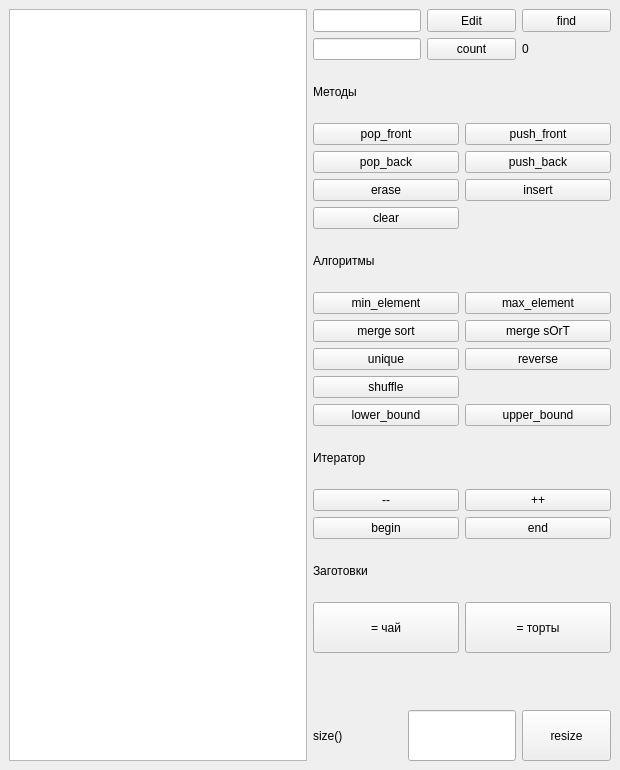
<?xml version="1.0" encoding="UTF-8"?>
<ui version="4.0">
 <class>MainWindow</class>
 <widget class="QMainWindow" name="MainWindow">
  <property name="geometry">
   <rect>
    <x>0</x>
    <y>0</y>
    <width>620</width>
    <height>770</height>
   </rect>
  </property>
  <property name="sizePolicy">
   <sizepolicy hsizetype="Expanding" vsizetype="Expanding">
    <horstretch>0</horstretch>
    <verstretch>0</verstretch>
   </sizepolicy>
  </property>
  <property name="windowTitle">
   <string>std::vector demo</string>
  </property>
  <property name="layoutDirection">
   <enum>Qt::LeftToRight</enum>
  </property>
  <property name="autoFillBackground">
   <bool>false</bool>
  </property>
  <widget class="QWidget" name="centralwidget">
   <property name="sizePolicy">
    <sizepolicy hsizetype="Expanding" vsizetype="Expanding">
     <horstretch>0</horstretch>
     <verstretch>0</verstretch>
    </sizepolicy>
   </property>
   <layout class="QGridLayout" name="gridLayout_6">
    <item row="0" column="0">
     <widget class="QListWidget" name="list_widget">
      <property name="sizePolicy">
       <sizepolicy hsizetype="Expanding" vsizetype="Expanding">
        <horstretch>0</horstretch>
        <verstretch>0</verstretch>
       </sizepolicy>
      </property>
      <property name="layoutDirection">
       <enum>Qt::LeftToRight</enum>
      </property>
      <property name="autoFillBackground">
       <bool>false</bool>
      </property>
     </widget>
    </item>
    <item row="0" column="1">
     <layout class="QGridLayout" name="gridLayout_5">
      <item row="0" column="0">
       <layout class="QGridLayout" name="gridLayout_4">
        <item row="0" column="0">
         <widget class="QLineEdit" name="txt_elem_content">
          <property name="sizePolicy">
           <sizepolicy hsizetype="Expanding" vsizetype="Expanding">
            <horstretch>0</horstretch>
            <verstretch>0</verstretch>
           </sizepolicy>
          </property>
          <property name="layoutDirection">
           <enum>Qt::LeftToRight</enum>
          </property>
          <property name="autoFillBackground">
           <bool>false</bool>
          </property>
         </widget>
        </item>
        <item row="0" column="1">
         <widget class="QPushButton" name="edit">
          <property name="sizePolicy">
           <sizepolicy hsizetype="Expanding" vsizetype="Expanding">
            <horstretch>0</horstretch>
            <verstretch>0</verstretch>
           </sizepolicy>
          </property>
          <property name="layoutDirection">
           <enum>Qt::LeftToRight</enum>
          </property>
          <property name="autoFillBackground">
           <bool>false</bool>
          </property>
          <property name="text">
           <string>Edit</string>
          </property>
         </widget>
        </item>
        <item row="0" column="2">
         <widget class="QPushButton" name="find">
          <property name="sizePolicy">
           <sizepolicy hsizetype="Expanding" vsizetype="Expanding">
            <horstretch>0</horstretch>
            <verstretch>0</verstretch>
           </sizepolicy>
          </property>
          <property name="layoutDirection">
           <enum>Qt::LeftToRight</enum>
          </property>
          <property name="autoFillBackground">
           <bool>false</bool>
          </property>
          <property name="text">
           <string>find</string>
          </property>
         </widget>
        </item>
        <item row="1" column="0">
         <widget class="QLineEdit" name="le_count">
          <property name="sizePolicy">
           <sizepolicy hsizetype="Expanding" vsizetype="Expanding">
            <horstretch>0</horstretch>
            <verstretch>0</verstretch>
           </sizepolicy>
          </property>
          <property name="layoutDirection">
           <enum>Qt::LeftToRight</enum>
          </property>
          <property name="autoFillBackground">
           <bool>false</bool>
          </property>
         </widget>
        </item>
        <item row="1" column="1">
         <widget class="QPushButton" name="count">
          <property name="sizePolicy">
           <sizepolicy hsizetype="Expanding" vsizetype="Expanding">
            <horstretch>0</horstretch>
            <verstretch>0</verstretch>
           </sizepolicy>
          </property>
          <property name="layoutDirection">
           <enum>Qt::LeftToRight</enum>
          </property>
          <property name="autoFillBackground">
           <bool>false</bool>
          </property>
          <property name="text">
           <string>count</string>
          </property>
         </widget>
        </item>
        <item row="1" column="2">
         <widget class="QLabel" name="lbl_count">
          <property name="sizePolicy">
           <sizepolicy hsizetype="Expanding" vsizetype="Expanding">
            <horstretch>0</horstretch>
            <verstretch>0</verstretch>
           </sizepolicy>
          </property>
          <property name="layoutDirection">
           <enum>Qt::LeftToRight</enum>
          </property>
          <property name="autoFillBackground">
           <bool>false</bool>
          </property>
          <property name="text">
           <string>0</string>
          </property>
         </widget>
        </item>
       </layout>
      </item>
      <item row="1" column="0">
       <widget class="QLabel" name="label">
        <property name="sizePolicy">
         <sizepolicy hsizetype="Expanding" vsizetype="Expanding">
          <horstretch>0</horstretch>
          <verstretch>0</verstretch>
         </sizepolicy>
        </property>
        <property name="layoutDirection">
         <enum>Qt::LeftToRight</enum>
        </property>
        <property name="autoFillBackground">
         <bool>false</bool>
        </property>
        <property name="text">
         <string>Методы</string>
        </property>
       </widget>
      </item>
      <item row="2" column="0">
       <layout class="QGridLayout" name="gridLayout_3">
        <item row="0" column="0">
         <widget class="QPushButton" name="pop_front">
          <property name="sizePolicy">
           <sizepolicy hsizetype="Expanding" vsizetype="Expanding">
            <horstretch>0</horstretch>
            <verstretch>0</verstretch>
           </sizepolicy>
          </property>
          <property name="layoutDirection">
           <enum>Qt::LeftToRight</enum>
          </property>
          <property name="autoFillBackground">
           <bool>false</bool>
          </property>
          <property name="text">
           <string>pop_front</string>
          </property>
         </widget>
        </item>
        <item row="0" column="1">
         <widget class="QPushButton" name="push_front">
          <property name="sizePolicy">
           <sizepolicy hsizetype="Expanding" vsizetype="Expanding">
            <horstretch>0</horstretch>
            <verstretch>0</verstretch>
           </sizepolicy>
          </property>
          <property name="layoutDirection">
           <enum>Qt::LeftToRight</enum>
          </property>
          <property name="autoFillBackground">
           <bool>false</bool>
          </property>
          <property name="text">
           <string>push_front</string>
          </property>
         </widget>
        </item>
        <item row="1" column="0">
         <widget class="QPushButton" name="pop_back">
          <property name="sizePolicy">
           <sizepolicy hsizetype="Expanding" vsizetype="Expanding">
            <horstretch>0</horstretch>
            <verstretch>0</verstretch>
           </sizepolicy>
          </property>
          <property name="layoutDirection">
           <enum>Qt::LeftToRight</enum>
          </property>
          <property name="autoFillBackground">
           <bool>false</bool>
          </property>
          <property name="text">
           <string>pop_back</string>
          </property>
         </widget>
        </item>
        <item row="1" column="1">
         <widget class="QPushButton" name="push_back">
          <property name="sizePolicy">
           <sizepolicy hsizetype="Expanding" vsizetype="Expanding">
            <horstretch>0</horstretch>
            <verstretch>0</verstretch>
           </sizepolicy>
          </property>
          <property name="layoutDirection">
           <enum>Qt::LeftToRight</enum>
          </property>
          <property name="autoFillBackground">
           <bool>false</bool>
          </property>
          <property name="text">
           <string>push_back</string>
          </property>
         </widget>
        </item>
        <item row="2" column="0">
         <widget class="QPushButton" name="erase">
          <property name="sizePolicy">
           <sizepolicy hsizetype="Expanding" vsizetype="Expanding">
            <horstretch>0</horstretch>
            <verstretch>0</verstretch>
           </sizepolicy>
          </property>
          <property name="layoutDirection">
           <enum>Qt::LeftToRight</enum>
          </property>
          <property name="autoFillBackground">
           <bool>false</bool>
          </property>
          <property name="text">
           <string>erase</string>
          </property>
         </widget>
        </item>
        <item row="2" column="1">
         <widget class="QPushButton" name="insert">
          <property name="sizePolicy">
           <sizepolicy hsizetype="Expanding" vsizetype="Expanding">
            <horstretch>0</horstretch>
            <verstretch>0</verstretch>
           </sizepolicy>
          </property>
          <property name="layoutDirection">
           <enum>Qt::LeftToRight</enum>
          </property>
          <property name="autoFillBackground">
           <bool>false</bool>
          </property>
          <property name="text">
           <string>insert</string>
          </property>
         </widget>
        </item>
        <item row="3" column="0">
         <widget class="QPushButton" name="clear">
          <property name="sizePolicy">
           <sizepolicy hsizetype="Expanding" vsizetype="Expanding">
            <horstretch>0</horstretch>
            <verstretch>0</verstretch>
           </sizepolicy>
          </property>
          <property name="layoutDirection">
           <enum>Qt::LeftToRight</enum>
          </property>
          <property name="autoFillBackground">
           <bool>false</bool>
          </property>
          <property name="text">
           <string>clear</string>
          </property>
         </widget>
        </item>
       </layout>
      </item>
      <item row="3" column="0">
       <widget class="QLabel" name="label_6">
        <property name="sizePolicy">
         <sizepolicy hsizetype="Expanding" vsizetype="Expanding">
          <horstretch>0</horstretch>
          <verstretch>0</verstretch>
         </sizepolicy>
        </property>
        <property name="layoutDirection">
         <enum>Qt::LeftToRight</enum>
        </property>
        <property name="autoFillBackground">
         <bool>false</bool>
        </property>
        <property name="text">
         <string>Алгоритмы</string>
        </property>
       </widget>
      </item>
      <item row="4" column="0">
       <layout class="QGridLayout" name="gridLayout_2">
        <item row="0" column="0">
         <widget class="QPushButton" name="min_element">
          <property name="sizePolicy">
           <sizepolicy hsizetype="Expanding" vsizetype="Expanding">
            <horstretch>0</horstretch>
            <verstretch>0</verstretch>
           </sizepolicy>
          </property>
          <property name="layoutDirection">
           <enum>Qt::LeftToRight</enum>
          </property>
          <property name="autoFillBackground">
           <bool>false</bool>
          </property>
          <property name="text">
           <string>min_element</string>
          </property>
         </widget>
        </item>
        <item row="0" column="1">
         <widget class="QPushButton" name="max_element">
          <property name="sizePolicy">
           <sizepolicy hsizetype="Expanding" vsizetype="Expanding">
            <horstretch>0</horstretch>
            <verstretch>0</verstretch>
           </sizepolicy>
          </property>
          <property name="layoutDirection">
           <enum>Qt::LeftToRight</enum>
          </property>
          <property name="autoFillBackground">
           <bool>false</bool>
          </property>
          <property name="text">
           <string>max_element</string>
          </property>
         </widget>
        </item>
        <item row="1" column="0">
         <widget class="QPushButton" name="sort">
          <property name="sizePolicy">
           <sizepolicy hsizetype="Expanding" vsizetype="Expanding">
            <horstretch>0</horstretch>
            <verstretch>0</verstretch>
           </sizepolicy>
          </property>
          <property name="layoutDirection">
           <enum>Qt::LeftToRight</enum>
          </property>
          <property name="autoFillBackground">
           <bool>false</bool>
          </property>
          <property name="text">
           <string>merge sort</string>
          </property>
         </widget>
        </item>
        <item row="1" column="1">
         <widget class="QPushButton" name="sOrT">
          <property name="sizePolicy">
           <sizepolicy hsizetype="Expanding" vsizetype="Expanding">
            <horstretch>0</horstretch>
            <verstretch>0</verstretch>
           </sizepolicy>
          </property>
          <property name="layoutDirection">
           <enum>Qt::LeftToRight</enum>
          </property>
          <property name="autoFillBackground">
           <bool>false</bool>
          </property>
          <property name="text">
           <string>merge sOrT</string>
          </property>
         </widget>
        </item>
        <item row="2" column="0">
         <widget class="QPushButton" name="unique">
          <property name="sizePolicy">
           <sizepolicy hsizetype="Expanding" vsizetype="Expanding">
            <horstretch>0</horstretch>
            <verstretch>0</verstretch>
           </sizepolicy>
          </property>
          <property name="layoutDirection">
           <enum>Qt::LeftToRight</enum>
          </property>
          <property name="autoFillBackground">
           <bool>false</bool>
          </property>
          <property name="text">
           <string>unique</string>
          </property>
         </widget>
        </item>
        <item row="2" column="1">
         <widget class="QPushButton" name="reverse">
          <property name="sizePolicy">
           <sizepolicy hsizetype="Expanding" vsizetype="Expanding">
            <horstretch>0</horstretch>
            <verstretch>0</verstretch>
           </sizepolicy>
          </property>
          <property name="layoutDirection">
           <enum>Qt::LeftToRight</enum>
          </property>
          <property name="autoFillBackground">
           <bool>false</bool>
          </property>
          <property name="text">
           <string>reverse</string>
          </property>
         </widget>
        </item>
        <item row="3" column="0">
         <widget class="QPushButton" name="shuffle">
          <property name="sizePolicy">
           <sizepolicy hsizetype="Expanding" vsizetype="Expanding">
            <horstretch>0</horstretch>
            <verstretch>0</verstretch>
           </sizepolicy>
          </property>
          <property name="layoutDirection">
           <enum>Qt::LeftToRight</enum>
          </property>
          <property name="autoFillBackground">
           <bool>false</bool>
          </property>
          <property name="text">
           <string>shuffle</string>
          </property>
         </widget>
        </item>
        <item row="4" column="0">
         <widget class="QPushButton" name="lower_bound">
          <property name="sizePolicy">
           <sizepolicy hsizetype="Expanding" vsizetype="Expanding">
            <horstretch>0</horstretch>
            <verstretch>0</verstretch>
           </sizepolicy>
          </property>
          <property name="layoutDirection">
           <enum>Qt::LeftToRight</enum>
          </property>
          <property name="autoFillBackground">
           <bool>false</bool>
          </property>
          <property name="text">
           <string>lower_bound</string>
          </property>
         </widget>
        </item>
        <item row="4" column="1">
         <widget class="QPushButton" name="upper_bound">
          <property name="sizePolicy">
           <sizepolicy hsizetype="Expanding" vsizetype="Expanding">
            <horstretch>0</horstretch>
            <verstretch>0</verstretch>
           </sizepolicy>
          </property>
          <property name="layoutDirection">
           <enum>Qt::LeftToRight</enum>
          </property>
          <property name="autoFillBackground">
           <bool>false</bool>
          </property>
          <property name="text">
           <string>upper_bound</string>
          </property>
         </widget>
        </item>
       </layout>
      </item>
      <item row="5" column="0">
       <widget class="QLabel" name="label_4">
        <property name="sizePolicy">
         <sizepolicy hsizetype="Expanding" vsizetype="Expanding">
          <horstretch>0</horstretch>
          <verstretch>0</verstretch>
         </sizepolicy>
        </property>
        <property name="layoutDirection">
         <enum>Qt::LeftToRight</enum>
        </property>
        <property name="autoFillBackground">
         <bool>false</bool>
        </property>
        <property name="text">
         <string>Итератор</string>
        </property>
       </widget>
      </item>
      <item row="6" column="0">
       <layout class="QGridLayout" name="gridLayout">
        <item row="0" column="0">
         <widget class="QPushButton" name="btn_minus">
          <property name="sizePolicy">
           <sizepolicy hsizetype="Expanding" vsizetype="Expanding">
            <horstretch>0</horstretch>
            <verstretch>0</verstretch>
           </sizepolicy>
          </property>
          <property name="layoutDirection">
           <enum>Qt::LeftToRight</enum>
          </property>
          <property name="autoFillBackground">
           <bool>false</bool>
          </property>
          <property name="text">
           <string>--</string>
          </property>
         </widget>
        </item>
        <item row="0" column="1">
         <widget class="QPushButton" name="btn_plus">
          <property name="sizePolicy">
           <sizepolicy hsizetype="Expanding" vsizetype="Expanding">
            <horstretch>0</horstretch>
            <verstretch>0</verstretch>
           </sizepolicy>
          </property>
          <property name="layoutDirection">
           <enum>Qt::LeftToRight</enum>
          </property>
          <property name="autoFillBackground">
           <bool>false</bool>
          </property>
          <property name="text">
           <string>++</string>
          </property>
         </widget>
        </item>
        <item row="1" column="0">
         <widget class="QPushButton" name="begin">
          <property name="sizePolicy">
           <sizepolicy hsizetype="Expanding" vsizetype="Expanding">
            <horstretch>0</horstretch>
            <verstretch>0</verstretch>
           </sizepolicy>
          </property>
          <property name="layoutDirection">
           <enum>Qt::LeftToRight</enum>
          </property>
          <property name="autoFillBackground">
           <bool>false</bool>
          </property>
          <property name="text">
           <string>begin</string>
          </property>
         </widget>
        </item>
        <item row="1" column="1">
         <widget class="QPushButton" name="end">
          <property name="sizePolicy">
           <sizepolicy hsizetype="Expanding" vsizetype="Expanding">
            <horstretch>0</horstretch>
            <verstretch>0</verstretch>
           </sizepolicy>
          </property>
          <property name="layoutDirection">
           <enum>Qt::LeftToRight</enum>
          </property>
          <property name="autoFillBackground">
           <bool>false</bool>
          </property>
          <property name="text">
           <string>end</string>
          </property>
         </widget>
        </item>
       </layout>
      </item>
      <item row="7" column="0">
       <widget class="QLabel" name="label_2">
        <property name="sizePolicy">
         <sizepolicy hsizetype="Expanding" vsizetype="Expanding">
          <horstretch>0</horstretch>
          <verstretch>0</verstretch>
         </sizepolicy>
        </property>
        <property name="layoutDirection">
         <enum>Qt::LeftToRight</enum>
        </property>
        <property name="autoFillBackground">
         <bool>false</bool>
        </property>
        <property name="text">
         <string>Заготовки</string>
        </property>
       </widget>
      </item>
      <item row="8" column="0">
       <layout class="QHBoxLayout" name="horizontalLayout_2">
        <item>
         <widget class="QPushButton" name="btn_tea">
          <property name="sizePolicy">
           <sizepolicy hsizetype="Expanding" vsizetype="Expanding">
            <horstretch>0</horstretch>
            <verstretch>0</verstretch>
           </sizepolicy>
          </property>
          <property name="layoutDirection">
           <enum>Qt::LeftToRight</enum>
          </property>
          <property name="autoFillBackground">
           <bool>false</bool>
          </property>
          <property name="text">
           <string>= чай</string>
          </property>
         </widget>
        </item>
        <item>
         <widget class="QPushButton" name="btn_cakes">
          <property name="sizePolicy">
           <sizepolicy hsizetype="Expanding" vsizetype="Expanding">
            <horstretch>0</horstretch>
            <verstretch>0</verstretch>
           </sizepolicy>
          </property>
          <property name="layoutDirection">
           <enum>Qt::LeftToRight</enum>
          </property>
          <property name="autoFillBackground">
           <bool>false</bool>
          </property>
          <property name="text">
           <string>= торты</string>
          </property>
         </widget>
        </item>
       </layout>
      </item>
      <item row="9" column="0">
       <spacer name="verticalSpacer">
        <property name="sizePolicy">
         <sizepolicy hsizetype="Expanding" vsizetype="Expanding">
          <horstretch>0</horstretch>
          <verstretch>0</verstretch>
         </sizepolicy>
        </property>
        <property name="layoutDirection">
         <enum>Qt::LeftToRight</enum>
        </property>
        <property name="autoFillBackground">
         <bool>false</bool>
        </property>
        <property name="orientation">
         <enum>Qt::Vertical</enum>
        </property>
        <property name="sizeHint" stdset="0">
         <size>
          <width>20</width>
          <height>17</height>
         </size>
        </property>
       </spacer>
      </item>
      <item row="10" column="0">
       <layout class="QHBoxLayout" name="horizontalLayout">
        <item>
         <widget class="QLabel" name="label_3">
          <property name="sizePolicy">
           <sizepolicy hsizetype="Expanding" vsizetype="Expanding">
            <horstretch>0</horstretch>
            <verstretch>0</verstretch>
           </sizepolicy>
          </property>
          <property name="layoutDirection">
           <enum>Qt::LeftToRight</enum>
          </property>
          <property name="autoFillBackground">
           <bool>false</bool>
          </property>
          <property name="text">
           <string>size()</string>
          </property>
         </widget>
        </item>
        <item>
         <widget class="QLineEdit" name="txt_size">
          <property name="enabled">
           <bool>true</bool>
          </property>
          <property name="sizePolicy">
           <sizepolicy hsizetype="Expanding" vsizetype="Expanding">
            <horstretch>0</horstretch>
            <verstretch>0</verstretch>
           </sizepolicy>
          </property>
          <property name="layoutDirection">
           <enum>Qt::LeftToRight</enum>
          </property>
          <property name="autoFillBackground">
           <bool>false</bool>
          </property>
         </widget>
        </item>
        <item>
         <widget class="QPushButton" name="resize">
          <property name="sizePolicy">
           <sizepolicy hsizetype="Expanding" vsizetype="Expanding">
            <horstretch>0</horstretch>
            <verstretch>0</verstretch>
           </sizepolicy>
          </property>
          <property name="layoutDirection">
           <enum>Qt::LeftToRight</enum>
          </property>
          <property name="autoFillBackground">
           <bool>false</bool>
          </property>
          <property name="text">
           <string>resize</string>
          </property>
         </widget>
        </item>
       </layout>
      </item>
     </layout>
    </item>
   </layout>
  </widget>
 </widget>
 <resources/>
 <connections/>
</ui>
